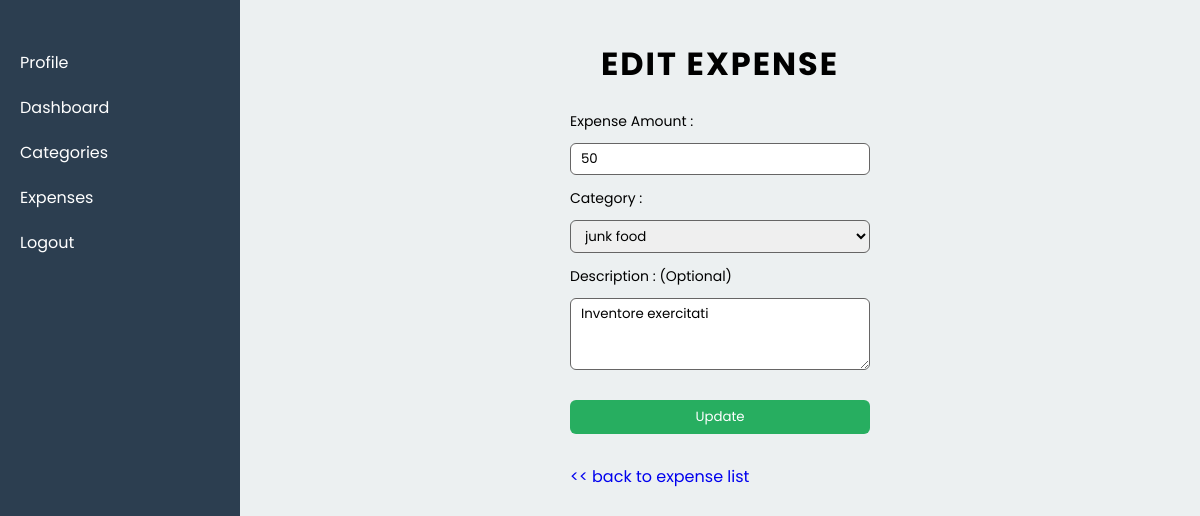
Screenshot of /editexpense.php?id=20 (signed in) with the database file from the repository.
### tables this page shows
CREATE TABLE `expenses` (
  `id` int(100) NOT NULL,
  `cat_id` int(100) DEFAULT NULL,
  `user_id` int(100) DEFAULT NULL,
  `amount` int(255) DEFAULT NULL,
  `description` varchar(200) DEFAULT NULL,
  `created_at` date DEFAULT NULL
);

CREATE TABLE `category` (
  `id` int(100) NOT NULL,
  `cat_name` varchar(50) DEFAULT NULL,
  `user_id` int(100) DEFAULT NULL,
  `created_at` date DEFAULT NULL
);

### editexpense.php (the view, shortened to what this page needs)
<?php include "./includes/header.php";
if (!isset($_GET['id'])) {
    header("Location:expenses.php");
} else {
    $id = $_GET['id'];
    $expenses = mysqli_query($conn, "SELECT * FROM expenses WHERE id='$id' && user_id='" . $_SESSION['user'] . "' LIMIT 1");
    if (mysqli_num_rows($expenses) == 0) {
        header("location:expenses.php");
    } else {
        while ($row = mysqli_fetch_assoc($expenses)) {
            $amount = $row['amount'];
            $category = $row['cat_id'];
            $description = $row['description'];
        }
    }
}
?>
<body>
    <div class="container">
    <?php include "./includes/left.php" ?>
        <div class="right">
            <div class="page ">
                <h1>edit expense</h1>
                <div class="content editexpense">
                    <form action="db/editexpense.php" method="post">
                        <label for="">expense amount : </label>
                        <input type="number" class='input' name="amount" value='<?= $amount ?>' required>
                        <label for="">category :</label>
                        <select name="category" id="category" class='input' required>
                            <?php
                            $categories = mysqli_query($conn, "select * from category where user_id='" . $_SESSION['user'] . "'");
                            if (mysqli_num_rows($categories) > 0) {
                                while ($row = mysqli_fetch_assoc($categories)) {
                            ?>
                                    <option value="<?= $row['id'] ?>" <?php if ($category == $row['id']) echo "selected" ?>>
                                        <?= $row['cat_name'] ?> </option>
                            <?php
                                }
                            } ?>
                        </select>
                        <label for="">description : (optional)</label>
                        <textarea name="description" id="description" rows="3" class='input'><?= $description ?></textarea>
                        <input type="submit" value="Update" class='input' name='editexpense'>
                        <a href="expenses.php">
                            << back to expense list</a>
                    </form>
                </div>
            </div>
        </div>
    </div>
    <?php include "includes/footer.php" ?>

### assets/css/main.css (style rules this page uses)
* { padding: 0; margin: 0; -webkit-box-sizing: border-box; box-sizing: border-box; font-family: "Poppins", sans-serif; }
a { text-decoration: none; }
.container { position: relative; max-width: 100vw; width: 100%; height: 100vh; overflow: hidden; display: -webkit-box; display: -ms-flexbox; display: flex; }
.container .left, .container .right { position: relative; }
.container .right { background-color: #ecf0f1; width: 80%; height: 100vh; overflow-y: scroll; overflow-x: hidden; }
.container .right h1 { text-transform: uppercase; letter-spacing: 2px; margin: 20px 0; text-align: center; }
.container .right .input { display: block; width: 100%; border-radius: 6px; padding: 5px 10px; margin: 10px 0px; outline: none; border: none; border: 1px solid #666565; }
.container .right .input[type="submit"] { background-color: #27ae60; color: white; border: none; padding: 7px; margin: 30px 0px; cursor: pointer; }
.container .right label { font-size: 14px; text-transform: capitalize; }
.container .right .page { padding: 20px 30px; }
.container .right .page .content.add-expense form, .container .right .page .content.editexpense form { width: 300px; margin: 0px auto; }

### rows the page displays
expenses: amount "50", category "junk food", description "Inventore exercitati"
